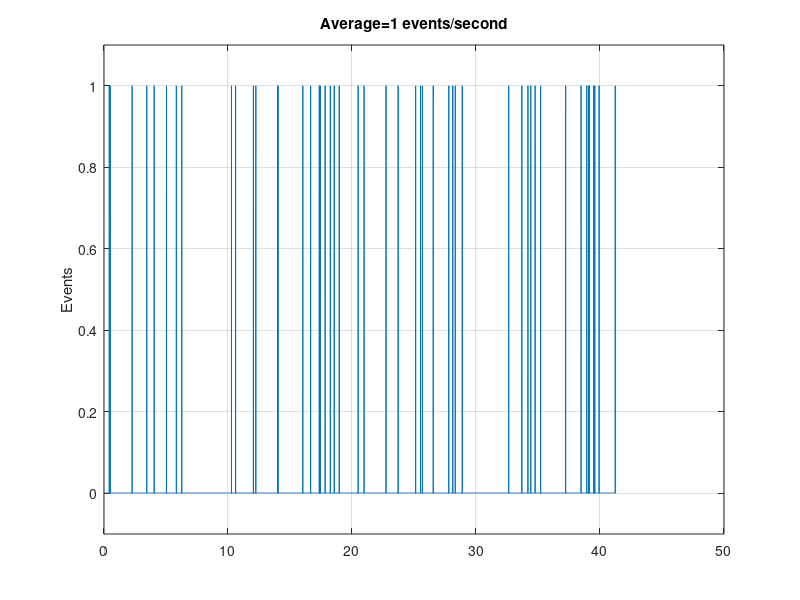
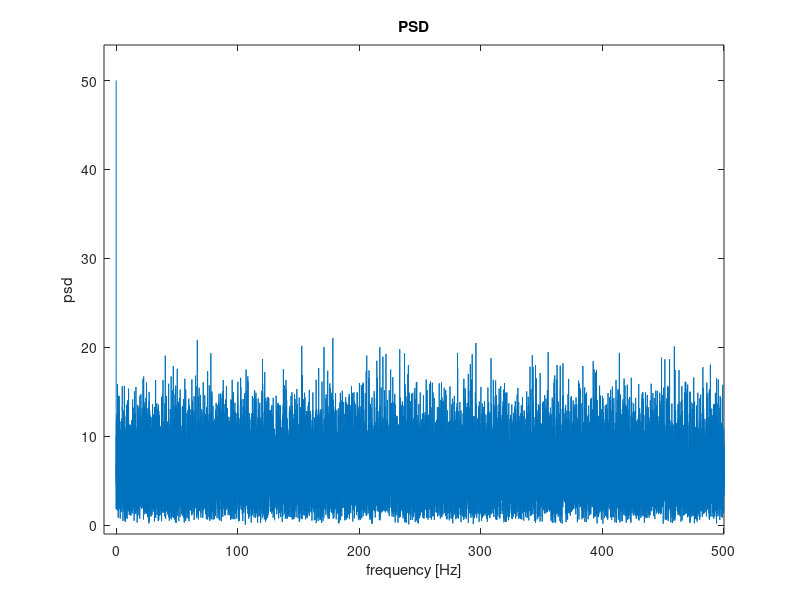

The MATLAB script that drew these images, in order:
% Simulate Shot Noise
% Here we generate a Poisson Impulse Process (a kind of white noise)
clear all; close all; clc

%% OPTION-I: Simulate without using timeseries
figure
mu = 1; % average wait time between events
N = 50; % number of events along the simulation
t_tick = 1e-3; % time tick for plotting
time_between = exprnd(mu, N, 1); % random waiting times between events (exponential pdf)
time = cumsum( time_between ); % actual time of events is the cummulative sum of waiting times
time = round( time/t_tick )*t_tick; % round
time_data1 = [time'; ones(1,N)]'; % a matrix containing event times + '1' per each event
time_data2 = [ (0:t_tick:max(time) )'    zeros( 1+max(time)/t_tick, 1 ) ]; % a matrix containing non-event time ticks + '0' per each time tick. This is used for plotting
time_data3=[time_data1; time_data2]; % concatenate both matrices
time_data4=sortrows(time_data3,1); % sort according to time (coloumn 1)
plot(time_data4(:,1), time_data4(:,2) )
ylim( [-0.1 1.1]); grid
ylabel('Events'); title(['Average=' num2str(1/mu) ' events/second']);

%% Now plot fft of the generated Poisson Impulse Process (white noise)
Y=abs(fft(time_data4(:,2)));
f=0:1/max(time):0.5/t_tick;
figure
plot( f,Y(1:length(f)) )
ylabel('psd'); xlabel('frequency [Hz]'); title('PSD');xlim([-10 500]); ylim([-1 54])